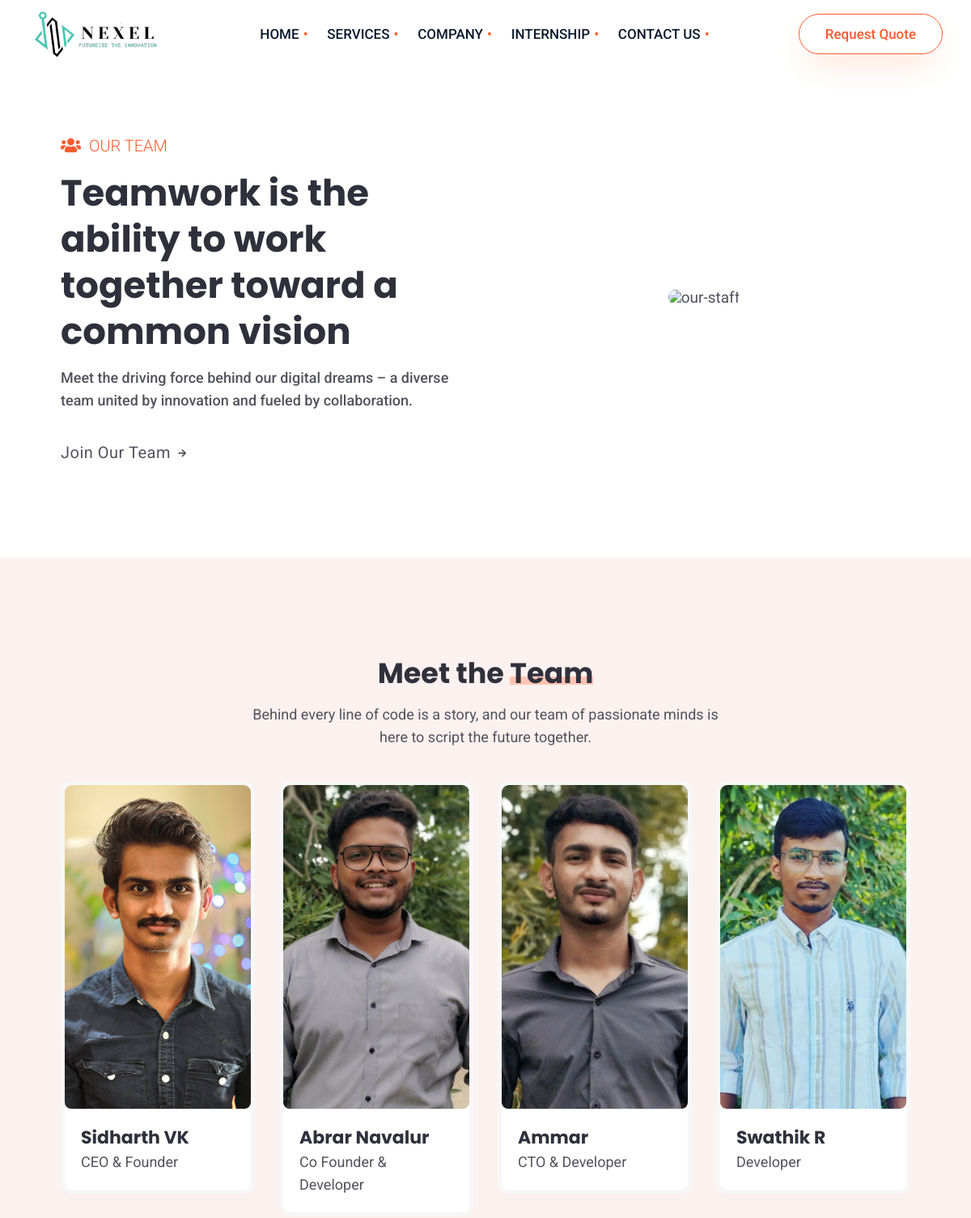
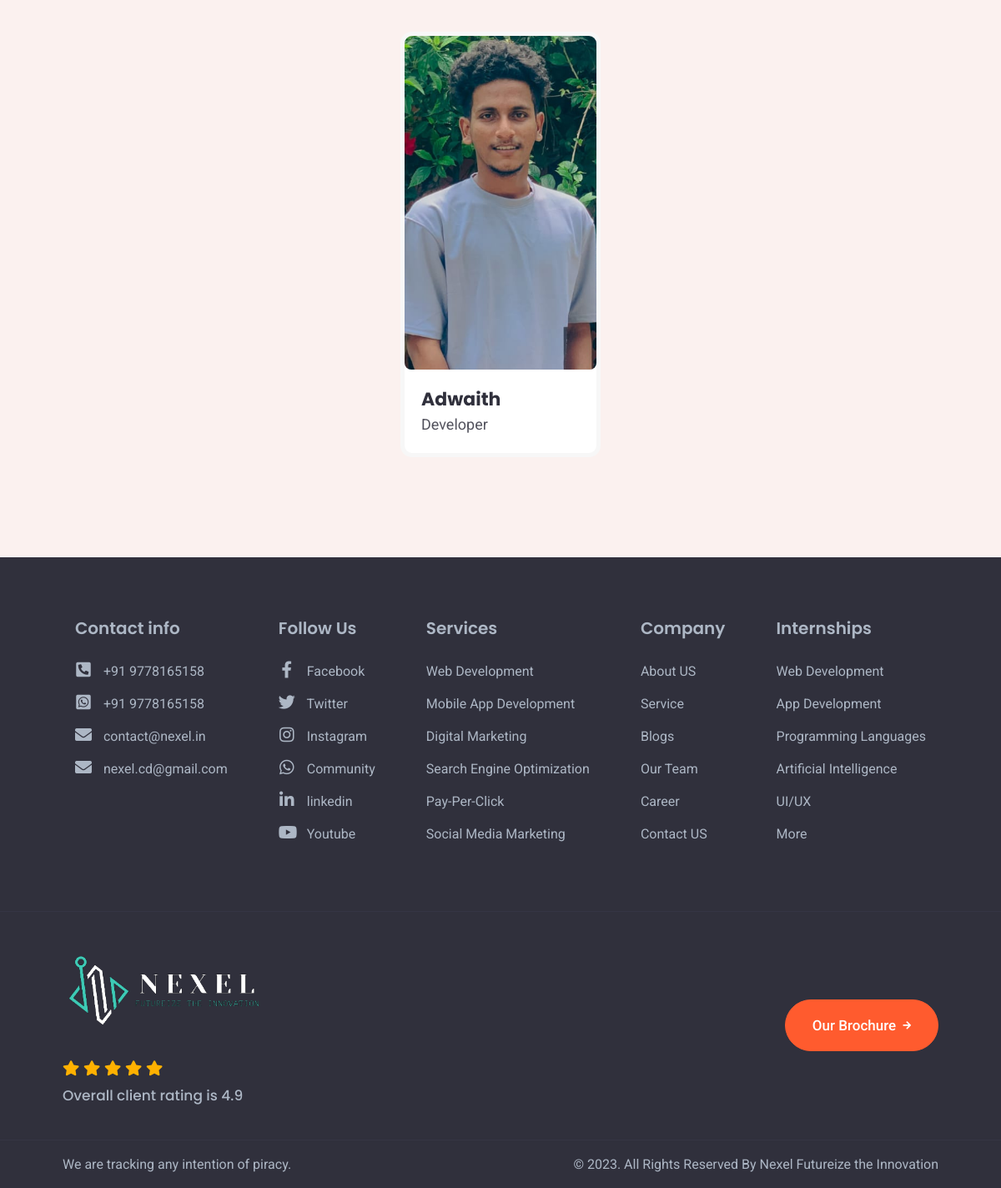
The app's page /our_team with its own data (2 pictures, top to bottom).
### homepages/models.py (models this page shows, shortened)
class team(models.Model):
    name = models.CharField(("Name"), max_length=250)
    des = models.CharField(("Designation"), max_length=250)
    image = models.ImageField(("Profile"), upload_to=custom_upload_team)
    instagram = models.CharField(("Instagram"), max_length=2250)
    github = models.CharField(("github"), max_length=2250)
    linkedin = models.CharField(("linkedin"), max_length=2250)
    website = models.CharField(("website"), max_length=2250)
    twitter = models.CharField(("twitter"), max_length=2250)

### career/models.py (models this page shows, shortened)
class internships(models.Model):
    name = models.CharField(("Name"), max_length=250)
    nop = models.IntegerField(("No Of Positions"))
    location = models.CharField(("Location"), max_length=250)
    tech = models.CharField(("Technologies"), max_length=250)
    dis = models.CharField(("One Line Description"), max_length=350)
    img = models.ImageField(("Banner Image"), upload_to='career/internship')
    slug = models.SlugField(unique=True, blank=True)

### homepages/views.py (the view)
# urls.py: path('our_team',team_page,name="team"),
def team_page(request):
    teams = team.objects.all()
    context = {
        "teams":teams
    }
    return render(request,'team.html',context)

### nexel/context_processors.py (called while the page is built)
def navbar_data(request):
    internship =internships.objects.all()[:5]
    return {
        'internship':internship
    }

def serviceads(request):
    ads = serviceAds.objects.order_by('?').first()
    return {
        "ads":ads
    }

### templates/team.html (shortened to what this page needs)
{% extends 'main_light/base.html' %}
{% load static %}
{% block body %}
      <div class="port-head-sec pt85 pb120 r-bg-x">
        <div class="container">
           <div class="row vcenter pt80">
              <div class="col-lg-6">
                 <div class="page-headings">
                    <span class="sub-heading mb15" data-aos="fade-up" data-aos-delay="200"><i class="fas fa-users mr5"></i> Our Team</span>
                    <h1 class="mb15" data-aos="fade-up" data-aos-delay="400">Teamwork is the ability to work together toward a common vision</h1>
                    <p class="h-light" data-aos="fade-up" data-aos-delay="600">Meet the driving force behind our digital dreams – a diverse team united by innovation and fueled by collaboration.</p>
                    <a href="{% url 'contactus' %}" class="port-links mt40" data-aos="fade-up" data-aos-delay="800">Join Our Team <i class="fas fa-arrow-right fa-btn"></i></a>
                 </div>
              </div>
              <div class="col-lg-6">
                 <div class="sol-img m-mt30" data-aos="fade-in" data-aos-delay="400"><img src="{% static 'images\nexel_images\team\team_banner_nexel.png' %}" alt="our-staff" class="img-fluid"></div>
              </div>
           </div>
        </div>
     </div>
     <section class="r-bg-a sec-pad">
       <div class="container">
          <div class="row justify-content-center">
             <div class="col-lg-7 text-center">
                <div class="page-headings">
                   <h2 class="mb15">Meet the  <span class="ree-text rt40">Team </span></h2>
                   <p class="mt15">Behind every line of code is a story, and our team of passionate minds is here to script the future together.</p>
                </div>
             </div>
          </div>
          <div class="row justify-content-center our-team">
            {% for teams in teams %}
             <div class="col-lg-3 col-md-6 col-sm-6 col-6">
                <div class="ree-media-crd">
                   <div class="rpl-img team-img" data-background="{{teams.image.url}}">
                      <div class="icons">
                      </div>
                   </div>
                   <div class="rpl-contt pt20">
                      <h4>{{teams.name}}</h4>
                      <p>{{teams.des}}</p>
                   </div>
                </div>
             </div>
             {% endfor %}
          </div>
       </div>
    </section>
{% endblock %}

### templates/main_light/footer_light.html (shortened to what this page needs)
	{% load static %}
	<footer class="footer-a">
		<div class="footer-fist-row pt40">
			<div class="container">
				<div class="footer-rowset">
					<div class="col footer-head">
						<h5>Contact info</h5>
						<ul class="footer-links-list social-linkz">
							<li><a href="tel:+919778165158"><span><i class="fas fa-phone-square-alt"></i></span> +91 9778165158 </a></li>
							<li><a href="tel:+919778165158"><span><i class="fab fa-whatsapp-square"></i></span> +91 9778165158</a></li>
							<li><a href="mailto:contact@nexel.in"><span><i class="fas fa-envelope"></i></span> contact@nexel.in</a></li>
							<li><a href="mailto:nexel.cd@gmail.com"><span><i class="fas fa-envelope"></i></span> nexel.cd@gmail.com</a></li>
						</ul>
					</div>
					<div class="col footer-head">
						<h5>Follow Us</h5>
						<ul class="footer-links-list social-linkz">
							<li><a href="javascript:void(0)"><span><i class="fab fa-facebook-f"></i></span> Facebook</a>	</li>
							<li><a href="javascript:void(0)"><span><i class="fab fa-twitter"></i></span> Twitter </a>	</li>
							<li><a href="https://instagram.com/nexel.in"><span><i class="fab fa-instagram"></i></span> Instagram</a> </li>
							<li><a href="https://chat.whatsapp.com/Il3D2w5CiyVJzaLJhvici6"><span><i class="fab fa-whatsapp"></i></span> Community</a></li>
							<li><a href="https://www.linkedin.com/company/nexel-futureize-the-innovation/"><span><i class="fab fa-linkedin-in"></i></span> linkedin</a></li>
							<li><a href="https://youtube.com/@nexelin"><span><i class="fab fa-youtube"></i></span> Youtube</a> </li>
						</ul>
					</div>
					<div class="col footer-head">
						<h5>Services</h5>
						<ul class="footer-links-list">
							<li><a href="{% url 'web_development' %}">Web Development</a></li>
							<li><a href="{% url 'app_development' %}">Mobile App Development</a></li>
							<li><a href="{% url 'marketing' %}">Digital Marketing</a></li>
							<li><a href="javascript:void(0)">Search Engine Optimization</a></li>
							<li><a href="javascript:void(0)">Pay-Per-Click</a></li>
							<li><a href="javascript:void(0)">Social Media Marketing</a></li>
						 </ul>
					</div>
					<div class="col footer-head">
						<h5>Company</h5>
						<ul class="footer-links-list">
							<li><a href="{% url 'aboutus' %}">About US</a></li>
							<li><a href="{% url 'service_page' %}">Service</a></li>
							<li><a href="{% url 'allblogs' %}">Blogs</a></li>
							<li><a href="{% url 'team' %}">Our Team</a></li>
							<li><a href="{% url 'career' %}">Career</a></li>
							<li><a href="{% url 'contactus' %}">Contact US</a></li>
						</ul>
					</div>
					<div class="col footer-head">
						<h5>Internships</h5>
						<ul class="footer-links-list">
							{% for internship in internship %}
							<li><a  href="{% url 'internships_details' internship.slug %}">{{internship.name}}</a></li>
							{% endfor %}
							<li><a  href="{% url 'allinternships' %}">More</a></li>
						</ul>
					</div>
				</div>
			</div>
			<div class="footer-abt mt70 pt40 pb40">
				<div class="container">
					<div class="row">
						<div class="col-lg-3 vcenter">
							<div class="footer-ree-lg">
								<div class="footer-logo">
									<a href="#"> <img src="{% static 'images\nexel_images\nexel_logo_top.png' %}" alt="reeven" class="img-fluid" width=250> </a>
								</div>
								<div class="star-rating-review mt30">
									<span class="fa fa-star checked"></span>
									<span class="fa fa-star checked"></span>
									<span class="fa fa-star checked"></span>
									<span class="fa fa-star checked"></span>
									<span class="fa fa-star checked"></span>
								</div>
								<h6 class="mt10">Overall client rating is 4.9 </h6>
							</div>
						</div>
						<div class="col-lg-3 vcenter ft-btn">
							<a href="#" class="ree-btn  ree-btn-grdt1 mw-80 no-shadows">Our Brochure <i class="fas fa-arrow-right fa-btn"></i></a>
						</div>
					</div>
				</div>
			</div>
			<div class="container ft-cpy">
				<div class="row">
					<div class="col-lg-5">
						<div class="ft-copyright">
							<p>We are tracking any intention of piracy.</p>
						</div>
					</div>
					<div class="col-lg-7">
						<div class="ft-copyright ft-r">
							<p>© 2023. All Rights Reserved By <a href="https://www.nexel.in/" target="blank">Nexel Futureize the Innovation</a></p>
						</div>
					</div>
				</div>
			</div>
		</div>
	</footer>

### static/css/style.css (style rules this page uses)
* { -webkit-font-smoothing: antialiased; -moz-os-font-smoothing: grayscale; box-sizing: border-box; padding: 0; margin: 0; outline:none; vertical-align:baseline; }
body { font-family: 'Roboto', sans-serif; color: #52525d; font-weight: 400; font-style: normal; line-height:1; font-size: 19px; outline:none; overflow-x: hidden; }
article, aside, details, figcaption, figure, footer, header, nav, section, summary { display: block; }
h1, h2, h3, h4, h5, h6 { font-family: 'Poppins', sans-serif; color: #30303c; }
h1, h2, h3, h4, h5, h6, p, ul { padding: 0; margin: 0; }
ul { list-style:none; }
.vcenter { align-items: center; align-self: center; }
h1 { font-size: 45px; line-height: 57px; font-weight: 700; }
h2 { font-size: 40px; line-height: 52px; font-weight: 700; }
h4 { font-size: 22px; line-height: 32px; font-weight: 700; }
h5 { font-size: 20px; line-height: 30px; font-weight: 600; }
h6 { font-size: 17px; line-height: 26px; font-weight: 600; }
p { font-size: 18px; line-height: 28px; }
.h-light { font-weight: 500 }
.mr5 { margin-right: 5px; }
html .mt10 { margin-top: 10px; }
html .mt15 { margin-top: 15px; }
html .mt30 { margin-top: 30px; }
html .mt40 { margin-top: 40px; }
html .mt70 { margin-top: 70px; }
html .mb15 { margin-bottom: 15px; }
html .mr5 { margin-right: 5px; }
html .pt20 { padding-top: 20px; }
html .pt40 { padding-top: 40px; }
html .pt80 { padding-top: 80px; }
html .pt85 { padding-top: 85px; }
html .pb40 { padding-bottom: 40px; }
html .pb120 { padding-bottom: 120px; }
.sec-pad { padding-top: 120px; padding-bottom: 120px; }
.no-shadows { -webkit-box-shadow: none !important;box-shadow: none !important }
body .r-bg-x { background: #fff; }
body .r-bg-a { background: #fbf1ef; }
.ree-text, .rt40 ,.rt60 { position: relative; z-index: 5; }
.ree-text:after { content: ""; position: absolute; background: #ffc5b2; right: 0; left: 0; height: 10px; z-index: -5; }
.rt40:after { bottom: 10px; }
.ct-sol-img, .sol-img, .sol-image { border-radius: 14px; overflow: hidden; width: fit-content; margin: 0 auto; }
.ree-btn { font-weight: 500; font-size: 17px; color: #fff; border-radius: 100px; padding: 0 32px; display: inline-block; line-height: 60px; white-space: nowrap; }
.ree-btn-grdt1 { border: 1px solid #ff5b2e; background: #ff5b2e; -webkit-box-shadow: 0 19px 40px -10px #ffe0d2; box-shadow:0 19px 40px -10px #ffe0d2; }
.fa-btn { font-size: 11px; margin-left: 4px; display: inline-block; position: relative; top: -2px; }
.sub-heading { font-weight: 300; font-size: 20px; line-height: 30px; display: block; color: #ff5b2e; text-transform: uppercase; }
.footer-a { background: #30303c; }
.footer-ree-lg span.checked { color: #ffb100; font-size: 18px; }
.footer-links-list li { display: flex; padding: 0 0 5px 0; }
.footer-links-list li a { font-size: 16px; line-height: 34px; color: #adb7c5; }
.footer-head h5 { padding: 30px 0 20px 0; color: #adb7c5; }
.footer-ree-lg h6 { color: #adb7c5; font-weight: 500; }
.footer-rowset { display: grid; justify-content: space-between; grid-template-columns: auto auto auto auto auto; }
.social-linkz a span i { font-size: 20px; }
.social-linkz a span { width: 20px; display: inline-block; text-align: center; margin-right: 10px; }
.ft-btn { text-align: right; }
.footer-abt { border-top: 1px solid #353544; border-bottom: 1px solid #353544; }
.ft-abt p ,.ft-copyright p, .ft-copyright p a { font-size: 16px; line-height: 27px; color: #adb7c5; }
.ft-copyright { padding: 15px 0; }
.ft-r { text-align: right; }
.port-links { display: block; font-size: 20px; letter-spacing: .5px; color: #52525d; }
.ree-media-crd { background: #fff; margin-top: 40px; border-radius: 14px; overflow: hidden; border: 5px solid #f7f7f7; }
.rpl-contt { padding: 0 20px 20px; }
.rpl-img { border-radius: 0 0 8px 8px; overflow: hidden; }
.team-img { height: 400px; width: 100%; background-repeat: no-repeat; background-position: center center; background-size: 320px; transition: background 0.8s; overflow: hidden; display: flex; justify-content: center; align-items: center; position: relative; }
.icons { position: absolute; height: 160px; top: 20px; left: 20px; display: flex; flex-direction: column; align-items: center; justify-content: space-around; }

### static/css/responsive.css (style rules this page uses)
@media screen and (max-width:1299px) and (min-width:1100px) { .container, .container-lg, .container-md, .container-sm { max-width: 1080px; } }
@media screen and (max-width:1299px) and (min-width:1100px) { h2 { font-size: 35px; line-height: 45px; } }

### records on screen
team: shows a picture, name "Sidharth VK", des "CEO & Founder"
team: shows a picture, name "Abrar Navalur", des "Co Founder & Developer"
team: shows a picture, name "Ammar", des "CTO & Developer"
team: shows a picture, name "Swathik R", des "Developer"
team: shows a picture, name "Adwaith", des "Developer"
internships: name "Web Development"
internships: name "App Development"
internships: name "Programming Languages"
internships: name "Artificial Intelligence"
internships: name "UI/UX"
